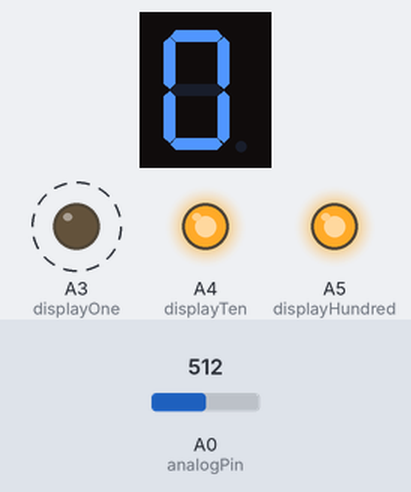
A sketch run on a simulated Arduino Uno, built with avr-gcc and run on an emulated ATmega328P. Shown: 1-digit seven-segment display, output pins drawn as LEDs (lit = HIGH). Wiring (inferred from the names in the program): 1-digit 7-segment display, segments lit when HIGH: segments pin 12, pin 13, pin 7, pin 8, pin 9, pin 11, pin 10. Dashed ring = blinking. The inputs (shaded band) are chosen by the test bench; at power-on: A0 (analogPin) = 512. The segment pins are drawn as the display they are named for; pins used as bus, display or sensor lines are not drawn.

Above: at 1.25 s.
1.3 s: A0 (analogPin) set to 113
At 1.8 s:
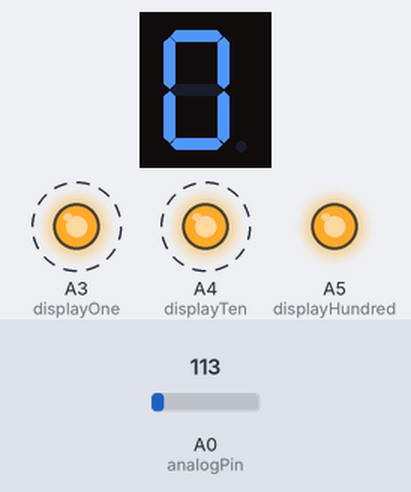
3.1 s: A0 (analogPin) set to 90
At 3.45 s:
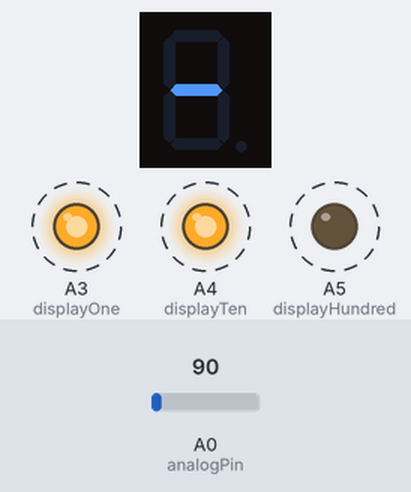
6.1 s: A0 (analogPin) set to 110
At 6.6 s:
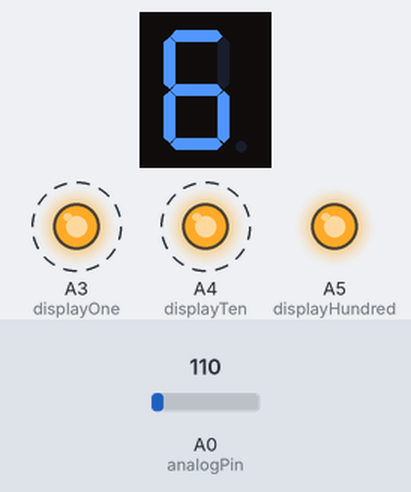
Timing chart, 0 to 14.3 s (numbered marks = the images above; inputs shaded):
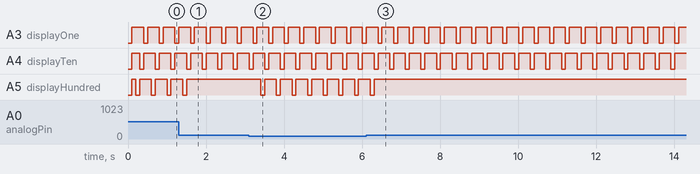

Measured:
- the behaviour switches between 102 and 101 on A0 (analogPin) (found by bisection; images 1 and 2)
- after the input at 1.3 s, A5 (displayHundred): goes on until 1.5 s, then stays HIGH
- after the input at 3.1 s, A5 (displayHundred): alternates HIGH for 0.30 s and LOW for 0.10 s, starting after 0.30 s; the display: first differs from a run without the input after 0.30 s (image 2)
- after the input at 6.1 s, A5 (displayHundred): goes on until 6.3 s, then stays HIGH
- by itself, A3 (displayOne), A4 (displayTen): alternates HIGH for 0.30 s and LOW for 0.10 s
- by itself, A5 (displayHundred): repeats every 0.40 s: LOW 0.10 s, HIGH 0.30 s
- what the display in image 1 shows lasts 0.5 s, from 1.5 s to 2.0 s

The sketch:

termometro.ino
```cpp
#define analogPin A0
#define displayOne A3
#define displayTen A4
#define displayHundred A5
#define A 12
#define B 13
#define C 7
#define D 8
#define E 9
#define F 11
#define G 10

long val;
int hundred;
int ten;
int one;
int delayTime = 100;

void setup()
{
    pinMode(A, OUTPUT);
    pinMode(B, OUTPUT);
    pinMode(C, OUTPUT);
    pinMode(D, OUTPUT);
    pinMode(E, OUTPUT);
    pinMode(F, OUTPUT);
    pinMode(G, OUTPUT);
    pinMode(displayOne, OUTPUT);
    pinMode(displayTen, OUTPUT);
    pinMode(displayHundred, OUTPUT);
    Serial.begin(9600);
}

void loop()
{
    val = map(analogRead(analogPin), 20, 358, -40, 125);
    hundred = val / 100;
    ten = (val - (hundred * 100)) / 10;
    one = val - (hundred * 100 + ten * 10);

    displayOff();

    if (val >= 100)
    {
        displayHundredFunction();
        sevenDisplay(hundred);

        displayTenFunction();
        sevenDisplay(ten);

        displayOneFunction();
        sevenDisplay(one);
    }

    if (val >= 0 && val < 100)
    {
        displayOff();
        displayTenFunction();
        sevenDisplay(ten);
        displayOneFunction();
        sevenDisplay(one);
    }

    if (val < 0)
    {
        displayHundredFunction();
        sevenDisplay(-1);

        displayTenFunction();
        sevenDisplay(abs(ten));

        displayOneFunction();
        sevenDisplay(abs(one));
    }
}

void displayHundredFunction()
{
    displayOff();
    digitalWrite(displayHundred, LOW);
    digitalWrite(displayTen, HIGH);
    digitalWrite(displayOne, HIGH);
}

void displayTenFunction()
{
    displayOff();
    digitalWrite(displayHundred, HIGH);
    digitalWrite(displayTen, LOW);
    digitalWrite(displayOne, HIGH);
}

void displayOneFunction()
{
    displayOff();
    digitalWrite(displayHundred, HIGH);
    digitalWrite(displayTen, HIGH);
    digitalWrite(displayOne, LOW);
}

void displayOff()
{
    delay(delayTime);
    digitalWrite(displayHundred, HIGH);
    digitalWrite(displayTen, HIGH);
    digitalWrite(displayOne, HIGH);
}

void sevenDisplay(int number)
{
    switch (number)
    {
    case 1:
        digitalWrite(A, LOW);
        digitalWrite(B, HIGH);
        digitalWrite(C, HIGH);
        digitalWrite(D, LOW);
        digitalWrite(E, LOW);
        digitalWrite(F, LOW);
        digitalWrite(G, LOW);
        break;
    case 2:
        digitalWrite(A, HIGH);
        digitalWrite(B, HIGH);
        digitalWrite(C, LOW);
        digitalWrite(D, HIGH);
        digitalWrite(E, HIGH);
        digitalWrite(F, LOW);
        digitalWrite(G, HIGH);
        break;
    case 3:
        digitalWrite(A, HIGH);
        digitalWrite(B, HIGH);
        digitalWrite(C, HIGH);
        digitalWrite(D, HIGH);
        digitalWrite(E, LOW);
        digitalWrite(F, LOW);
        digitalWrite(G, HIGH);
        break;
    case 4:
        digitalWrite(A, LOW);
        digitalWrite(B, HIGH);
        digitalWrite(C, HIGH);
        digitalWrite(D, LOW);
        digitalWrite(E, LOW);
        digitalWrite(F, HIGH);
        digitalWrite(G, HIGH);
        break;
    case 5:
        digitalWrite(A, HIGH);
        digitalWrite(B, LOW);
        digitalWrite(C, HIGH);
        digitalWrite(D, HIGH);
        digitalWrite(E, LOW);
        digitalWrite(F, HIGH);
        digitalWrite(G, HIGH);
        break;
    case 6:
        digitalWrite(A, HIGH);
        digitalWrite(B, LOW);
        digitalWrite(C, HIGH);
        digitalWrite(D, HIGH);
        digitalWrite(E, HIGH);
        digitalWrite(F, HIGH);
        digitalWrite(G, HIGH);
        break;
    case 7:
        digitalWrite(A, HIGH);
        digitalWrite(B, HIGH);
        digitalWrite(C, HIGH);
        digitalWrite(D, LOW);
        digitalWrite(E, LOW);
        digitalWrite(F, LOW);
        digitalWrite(G, LOW);
        break;
    case 8:
        digitalWrite(A, HIGH);
        digitalWrite(B, HIGH);
        digitalWrite(C, HIGH);
        digitalWrite(D, HIGH);
        digitalWrite(E, HIGH);
        digitalWrite(F, HIGH);
        digitalWrite(G, HIGH);
        break;
    case 9:
        digitalWrite(A, HIGH);
        digitalWrite(B, HIGH);
        digitalWrite(C, HIGH);
        digitalWrite(D, HIGH);
        digitalWrite(E, LOW);
        digitalWrite(F, HIGH);
        digitalWrite(G, HIGH);
        break;
    case 0:
        digitalWrite(A, HIGH);
        digitalWrite(B, HIGH);
        digitalWrite(C, HIGH);
        digitalWrite(D, HIGH);
        digitalWrite(E, HIGH);
        digitalWrite(F, HIGH);
        digitalWrite(G, LOW);
        break;
    case -1:
        digitalWrite(A, LOW);
        digitalWrite(B, LOW);
        digitalWrite(C, LOW);
        digitalWrite(D, LOW);
        digitalWrite(E, LOW);
        digitalWrite(F, LOW);
        digitalWrite(G, HIGH);
        break;
    case 10:
        digitalWrite(A, LOW);
        digitalWrite(B, LOW);
        digitalWrite(C, LOW);
        digitalWrite(D, LOW);
        digitalWrite(E, LOW);
        digitalWrite(F, LOW);
        digitalWrite(G, LOW);
        break;
    }
}
```
